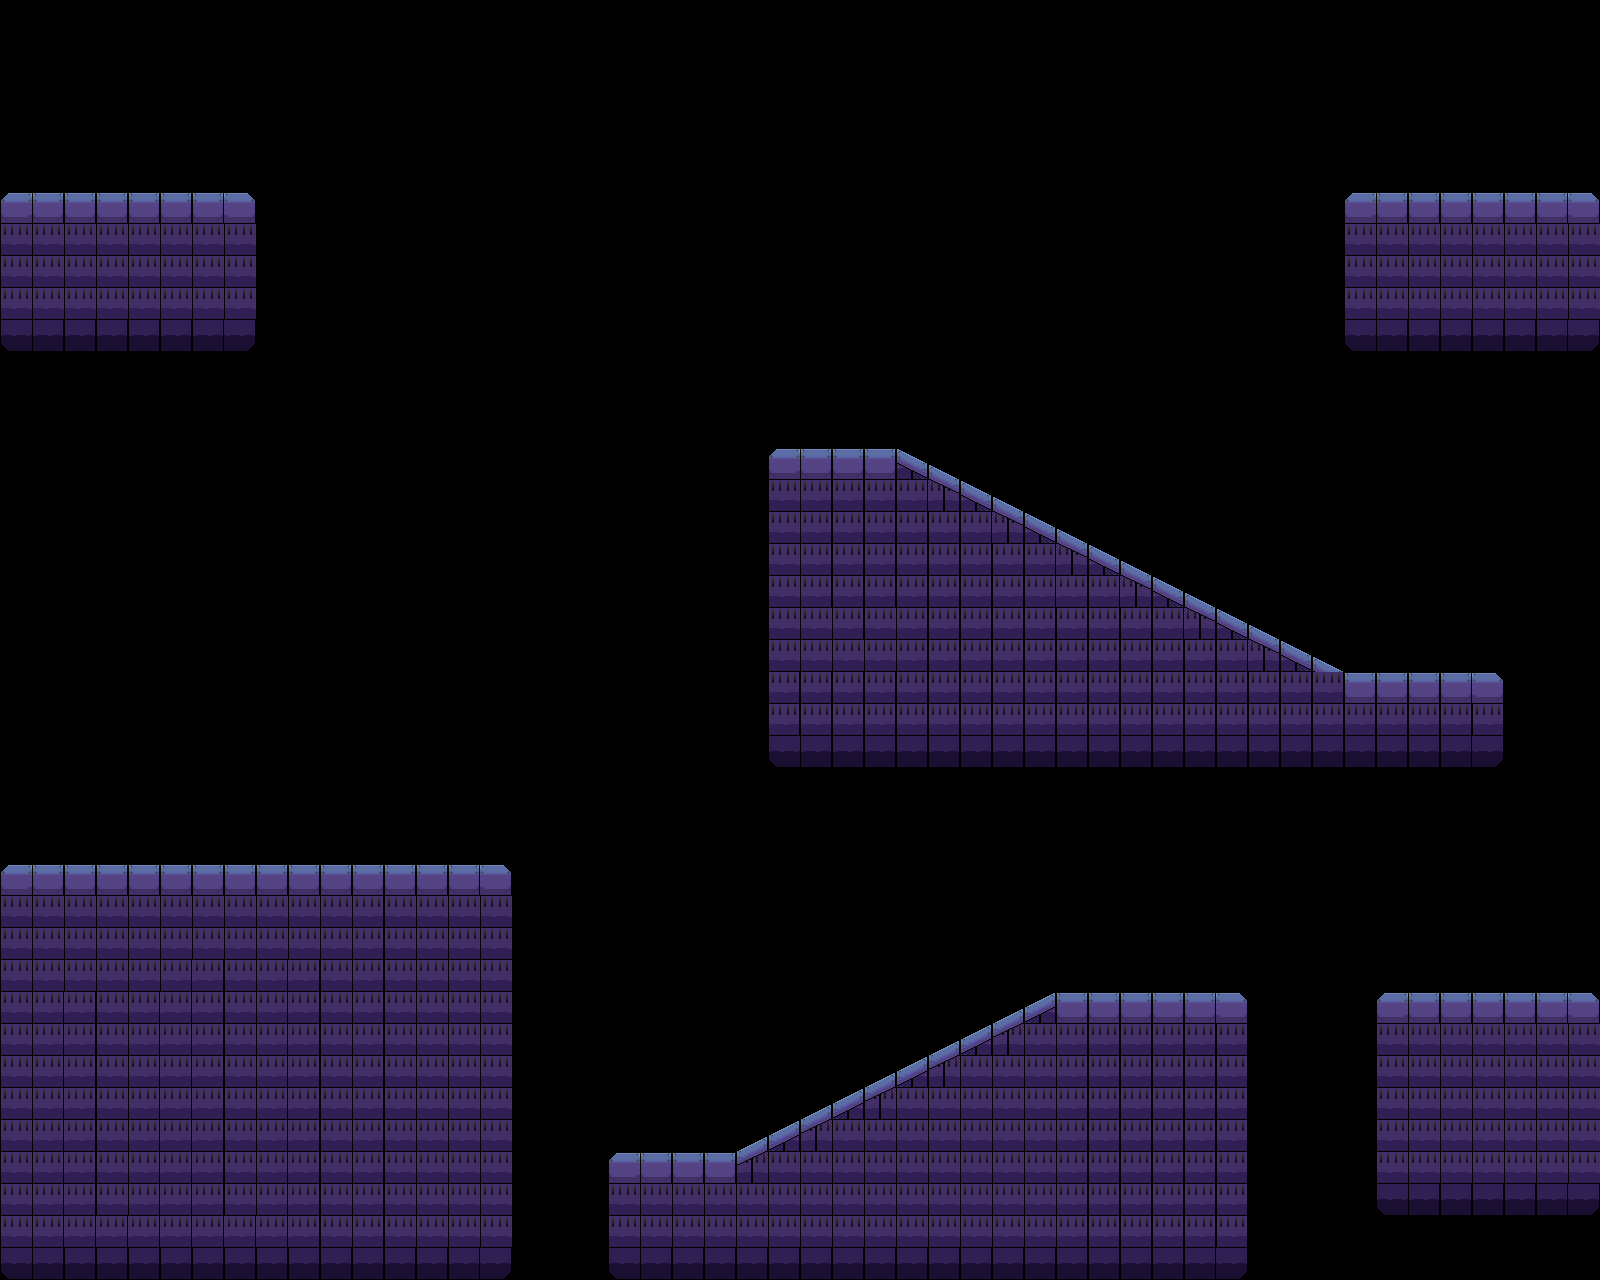

This game map was drawn from its Tiled (.tmx) file and the tilesets committed beside it. A one-line description and the full map source follow:
An orthogonal 50x40 tile map with 32x32 px tiles, 1 tile layer (suelos) and 24 objects.

<map version="1.10" tiledversion="1.10.2" orientation="orthogonal" renderorder="right-down" width="50" height="40" tilewidth="32" tileheight="32" infinite="0" nextlayerid="7" nextobjectid="75">
 <tileset firstgid="1" source="tilemap1_32.tsx" />
 <layer id="1" name="suelos" width="50" height="40">
  <data encoding="csv">
0,0,0,0,0,0,0,0,0,0,0,0,0,0,0,0,0,0,0,0,0,0,0,0,0,0,0,0,0,0,0,0,0,0,0,0,0,0,0,0,0,0,0,0,0,0,0,0,0,0,
0,0,0,0,0,0,0,0,0,0,0,0,0,0,0,0,0,0,0,0,0,0,0,0,0,0,0,0,0,0,0,0,0,0,0,0,0,0,0,0,0,0,0,0,0,0,0,0,0,0,
0,0,0,0,0,0,0,0,0,0,0,0,0,0,0,0,0,0,0,0,0,0,0,0,0,0,0,0,0,0,0,0,0,0,0,0,0,0,0,0,0,0,0,0,0,0,0,0,0,0,
0,0,0,0,0,0,0,0,0,0,0,0,0,0,0,0,0,0,0,0,0,0,0,0,0,0,0,0,0,0,0,0,0,0,0,0,0,0,0,0,0,0,0,0,0,0,0,0,0,0,
0,0,0,0,0,0,0,0,0,0,0,0,0,0,0,0,0,0,0,0,0,0,0,0,0,0,0,0,0,0,0,0,0,0,0,0,0,0,0,0,0,0,0,0,0,0,0,0,0,0,
0,0,0,0,0,0,0,0,0,0,0,0,0,0,0,0,0,0,0,0,0,0,0,0,0,0,0,0,0,0,0,0,0,0,0,0,0,0,0,0,0,0,0,0,0,0,0,0,0,0,
1,2,2,2,2,2,2,3,0,0,0,0,0,0,0,0,0,0,0,0,0,0,0,0,0,0,0,0,0,0,0,0,0,0,0,0,0,0,0,0,0,0,1,2,2,2,2,2,2,3,
9,9,9,9,9,9,9,9,0,0,0,0,0,0,0,0,0,0,0,0,0,0,0,0,0,0,0,0,0,0,0,0,0,0,0,0,0,0,0,0,0,0,9,9,9,9,9,9,9,9,
9,9,9,9,9,9,9,9,0,0,0,0,0,0,0,0,0,0,0,0,0,0,0,0,0,0,0,0,0,0,0,0,0,0,0,0,0,0,0,0,0,0,9,9,9,9,9,9,9,9,
9,9,9,9,9,9,9,9,0,0,0,0,0,0,0,0,0,0,0,0,0,0,0,0,0,0,0,0,0,0,0,0,0,0,0,0,0,0,0,0,0,0,9,9,9,9,9,9,9,9,
17,18,18,18,18,18,18,19,0,0,0,0,0,0,0,0,0,0,0,0,0,0,0,0,0,0,0,0,0,0,0,0,0,0,0,0,0,0,0,0,0,0,17,18,18,18,18,18,18,19,
0,0,0,0,0,0,0,0,0,0,0,0,0,0,0,0,0,0,0,0,0,0,0,0,0,0,0,0,0,0,0,0,0,0,0,0,0,0,0,0,0,0,0,0,0,0,0,0,0,0,
0,0,0,0,0,0,0,0,0,0,0,0,0,0,0,0,0,0,0,0,0,0,0,0,0,0,0,0,0,0,0,0,0,0,0,0,0,0,0,0,0,0,0,0,0,0,0,0,0,0,
0,0,0,0,0,0,0,0,0,0,0,0,0,0,0,0,0,0,0,0,0,0,0,0,0,0,0,0,0,0,0,0,0,0,0,0,0,0,0,0,0,0,0,0,0,0,0,0,0,0,
0,0,0,0,0,0,0,0,0,0,0,0,0,0,0,0,0,0,0,0,0,0,0,0,1,2,2,2,5,6,0,0,0,0,0,0,0,0,0,0,0,0,0,0,0,0,0,0,0,0,
0,0,0,0,0,0,0,0,0,0,0,0,0,0,0,0,0,0,0,0,0,0,0,0,9,10,10,10,10,14,5,6,0,0,0,0,0,0,0,0,0,0,0,0,0,0,0,0,0,0,
0,0,0,0,0,0,0,0,0,0,0,0,0,0,0,0,0,0,0,0,0,0,0,0,9,10,10,10,10,10,10,14,5,6,0,0,0,0,0,0,0,0,0,0,0,0,0,0,0,0,
0,0,0,0,0,0,0,0,0,0,0,0,0,0,0,0,0,0,0,0,0,0,0,0,9,10,10,10,10,10,10,10,10,14,5,6,0,0,0,0,0,0,0,0,0,0,0,0,0,0,
0,0,0,0,0,0,0,0,0,0,0,0,0,0,0,0,0,0,0,0,0,0,0,0,9,10,10,10,10,10,10,10,10,11,10,14,5,6,0,0,0,0,0,0,0,0,0,0,0,0,
0,0,0,0,0,0,0,0,0,0,0,0,0,0,0,0,0,0,0,0,0,0,0,0,9,9,10,9,10,10,10,10,10,10,10,10,10,14,5,6,0,0,0,0,0,0,0,0,0,0,
0,0,0,0,0,0,0,0,0,0,0,0,0,0,0,0,0,0,0,0,0,0,0,0,9,9,9,9,10,10,10,10,10,10,10,10,10,10,10,14,5,6,0,0,0,0,0,0,0,0,
0,0,0,0,0,0,0,0,0,0,0,0,0,0,0,0,0,0,0,0,0,0,0,0,10,10,10,10,10,10,10,10,10,10,10,10,10,10,10,10,10,10,2,2,2,2,3,0,0,0,
0,0,0,0,0,0,0,0,0,0,0,0,0,0,0,0,0,0,0,0,0,0,0,0,10,10,10,10,10,10,10,10,10,10,10,10,10,10,10,10,10,10,10,10,10,10,10,0,0,0,
0,0,0,0,0,0,0,0,0,0,0,0,0,0,0,0,0,0,0,0,0,0,0,0,17,18,18,18,18,18,18,18,18,18,18,18,18,18,18,18,18,18,18,18,18,18,19,0,0,0,
0,0,0,0,0,0,0,0,0,0,0,0,0,0,0,0,0,0,0,0,0,0,0,0,0,0,0,0,0,0,0,0,0,0,0,0,0,0,0,0,0,0,0,0,0,0,0,0,0,0,
0,0,0,0,0,0,0,0,0,0,0,0,0,0,0,0,0,0,0,0,0,0,0,0,0,0,0,0,0,0,0,0,0,0,0,0,0,0,0,0,0,0,0,0,0,0,0,0,0,0,
0,0,0,0,0,0,0,0,0,0,0,0,0,0,0,0,0,0,0,0,0,0,0,0,0,0,0,0,0,0,0,0,0,0,0,0,0,0,0,0,0,0,0,0,0,0,0,0,0,0,
1,2,2,2,2,2,2,2,2,2,2,2,2,2,2,3,0,0,0,0,0,0,0,0,0,0,0,0,0,0,0,0,0,0,0,0,0,0,0,0,0,0,0,0,0,0,0,0,0,0,
9,9,9,9,9,9,9,9,9,9,9,10,9,9,9,9,0,0,0,0,0,0,0,0,0,0,0,0,0,0,0,0,0,0,0,0,0,0,0,0,0,0,0,0,0,0,0,0,0,0,
9,9,9,9,9,9,9,9,9,9,9,10,9,9,9,9,0,0,0,0,0,0,0,0,0,0,0,0,0,0,0,0,0,0,0,0,0,0,0,0,0,0,0,0,0,0,0,0,0,0,
9,9,9,9,9,10,11,9,10,11,9,10,9,9,9,9,0,0,0,0,0,0,0,0,0,0,0,0,0,0,0,0,0,0,0,0,0,0,0,0,0,0,0,0,0,0,0,0,0,0,
9,10,11,9,10,11,11,9,10,11,9,10,9,9,9,9,0,0,0,0,0,0,0,0,0,0,0,0,0,0,0,7,8,2,2,2,2,2,3,0,0,0,0,1,2,2,2,2,2,3,
9,10,11,9,10,11,11,9,10,11,9,10,9,9,9,9,0,0,0,0,0,0,0,0,0,0,0,0,0,7,8,15,9,10,10,10,10,10,10,0,0,0,0,9,9,9,9,9,9,9,
9,10,11,9,10,11,11,9,10,11,9,10,9,9,9,9,0,0,0,0,0,0,0,0,0,0,0,7,8,15,9,9,9,10,10,10,10,10,10,0,0,0,0,9,9,9,9,9,9,9,
9,10,11,9,10,11,11,9,10,11,9,10,9,9,9,9,0,0,0,0,0,0,0,0,0,7,8,15,9,9,9,9,9,10,10,10,10,10,10,0,0,0,0,9,9,9,9,9,9,9,
9,10,11,9,10,11,11,9,10,11,9,10,9,9,9,9,0,0,0,0,0,0,0,7,8,15,9,9,9,9,9,9,9,10,10,10,10,10,10,0,0,0,0,9,9,9,9,9,9,9,
9,10,11,9,10,11,11,9,10,11,9,10,9,9,9,9,0,0,0,1,2,2,2,15,9,9,9,9,9,9,9,9,9,10,10,10,10,10,10,0,0,0,0,9,9,9,9,9,9,9,
9,10,11,9,10,11,11,9,10,11,9,10,9,9,9,9,0,0,0,9,9,9,9,9,9,9,9,9,9,9,9,9,9,10,10,10,10,10,10,0,0,0,0,17,18,18,18,18,18,19,
9,10,11,11,11,11,11,11,11,11,9,10,9,9,9,9,0,0,0,9,9,9,9,9,9,9,9,9,9,9,9,9,9,10,10,10,10,10,10,0,0,0,0,0,0,0,0,0,0,0,
17,18,18,18,18,18,18,18,18,18,18,18,18,18,18,19,0,0,0,17,18,18,18,18,18,18,18,18,18,18,18,18,18,18,18,18,18,18,19,0,0,0,0,0,0,0,0,0,0,0
</data>
 </layer>
 <objectgroup id="4" name="estrellas">
  <object id="30" x="1033.33" y="448">
   <point />
  </object>
  <object id="35" x="805.333" y="361.333">
   <point />
  </object>
  <object id="36" x="932" y="380">
   <point />
  </object>
  <object id="37" x="1262.67" y="560">
   <point />
  </object>
  <object id="38" x="1422.67" y="590.667">
   <point />
  </object>
  <object id="41" x="1406.67" y="80">
   <point />
  </object>
  <object id="43" x="1438.67" y="902.667">
   <point />
  </object>
  <object id="46" x="1189.33" y="886.667">
   <point />
  </object>
  <object id="47" x="1056" y="877.333">
   <point />
  </object>
  <object id="49" x="798.667" y="981.333">
   <point />
  </object>
  <object id="50" x="674.667" y="1028">
   <point />
  </object>
  <object id="52" x="181.333" y="68">
   <point />
  </object>
 </objectgroup>
 <objectgroup id="6" name="tierra">
  <object id="69" x="4" y="194.667">
   <polygon points="0,0 248,1.33333 248,153.333 -2.66667,152" />
  </object>
  <object id="70" x="1349.33" y="196">
   <polygon points="0,0 248,0 248,152 -4,152" />
  </object>
  <object id="71" x="4" y="868">
   <polygon points="0,0 506.667,0 505.333,412 -2.66667,413.333" />
  </object>
  <object id="72" x="1381.33" y="997.333">
   <polygon points="0,0 216,0 216,220 -5.33333,218.667" />
  </object>
  <object id="73" x="610.667" y="1154.67">
   <polygon points="0,0 124,0 444,-160 634.667,-160 637.333,125.333 1.33333,125.333" />
  </object>
  <object id="74" x="772" y="452">
   <polygon points="0,0 125.333,-1.33333 574.667,221.333 729.333,221.333 732,317.333 -2.66667,314.667" />
  </object>
 </objectgroup>
 <objectgroup id="5" name="gotas">
  <object id="53" x="56" y="92">
   <point />
  </object>
  <object id="54" x="1537.33" y="100">
   <point />
  </object>
  <object id="55" x="1540" y="902.667">
   <point />
  </object>
  <object id="56" x="1148" y="496">
   <point />
  </object>
  <object id="57" x="293.333" y="794.667">
   <point />
  </object>
  <object id="58" x="917.333" y="948">
   <point />
  </object>
 </objectgroup>
</map>